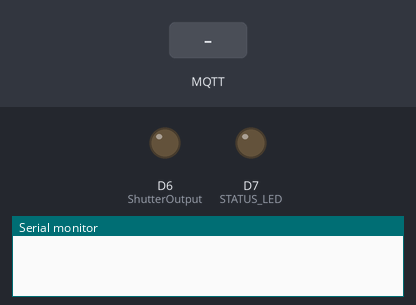
Simulated run of this sketch. Board: ESP8266 (NodeMCU). On the bench: output pins drawn as LEDs (lit = HIGH), the last lines printed to the serial monitor. The test bench sets the inputs (shaded band). WiFi joins after 1.5 s; servers stay silent unless stated; no MQTT or app messages arrive unless stated.

Above: at 0.0 s.
At 2.7 s:
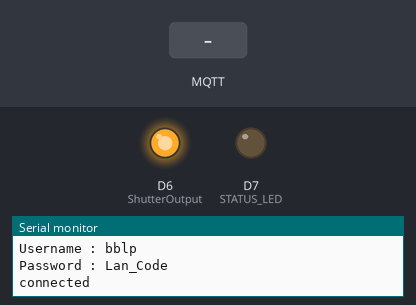
2.8 s: MQTT message "on" arrives on the first subscribed topic
At 4.2 s:
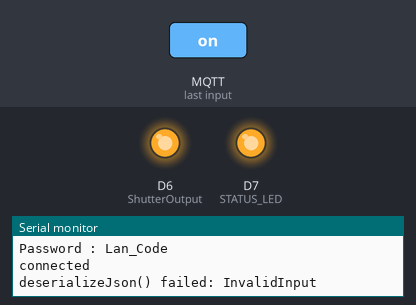
Timing chart, 0 to 5.8 s (numbered marks = the images above; inputs shaded):
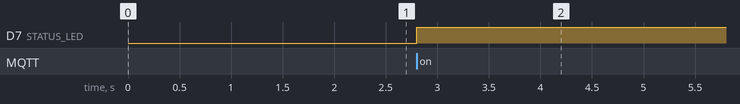

Measured:
- after the input at 2.8 s, D7 (STATUS_LED): LOW → HIGH at once

The sketch:

BambuTimelapseCamera.ino
```cpp
// sketch that connects to home WiFi and then to Bambu Lab printer to receive MQTT messages
// It then checks for changes to the values of stg_cur and layer_num to determine if a timelapse photo should be taken
// by John Crombie
// August 2023
// 10-Aug=2023 - added code to handle a servo operated shutter button and giving the device a name based on its IP address

#include "Arduino.h"
#include "ESP8266WiFi.h"
#include <WiFiClientSecure.h>
#include "PubSubClient.h"
#include "WiFiUdp.h"
#include "ArduinoJson.h"

#include <Servo.h>

#define ShutterOutput D6
#define STATUS_LED D7 // shows connection to Bambu
// #define ServoOutput D5 // servo output that presses the shutter ; comment out this #define to exclude all servo code
#ifdef ServoOutput
#define TestButton D8 // pull to ground to trigger servo to take a photo. Used to check servo movements
#endif

// global constants
const char* ssid = "WiFi_SSID"; // Home WiFi SSID
const char* password = "wifi_password"; // Home WiFi password
const char* Bambu_IP = "192.168.1.135"; // IP address of Bambu printer
const uint16_t mqtt_server_port = 8883;  // default MQTT port of Bambu printers
const char* BambuSN = "Serial_Number"; // Bambu printer serial number
const char* BambuLANcode = "Lan_Code";  // Bambu printer LAN access code (password)
const char* BambuUsername = "bblp"; // default Bambu printer username
#ifdef ServoOutput
const int maxServoMovement = 15; // amount of movement in degrees needed to take a picture. Can be positive or negative number
const int midPos = 90;
#endif

// global variables
char DeviceName[20];
char mqttTopic[35];
char Previous_gcode_state[20];
char gcode_state[20];
int Previous_layer_num = -1;
int Previous_stg_cur = -1;
int stg_cur;
int layer_num;
bool par_change = false;
bool stg_cur_change = false;
bool layer_num_change = false;
bool take_photo = false;
bool bambuConnected = false;
#ifdef ServoOutput
Servo cameraServo;
#endif


WiFiClientSecure wifiClient;
WiFiUDP ntpUDP;
//NTPClient timeClient(ntpUDP);
PubSubClient mqttClient(wifiClient);


// called when MQTT message is available
void ICACHE_RAM_ATTR callback(char* topic, byte* payload, unsigned int length) {
  //  Serial.print("Message arrived on topic: '");
  //  Serial.print(topic);
  if(!bambuConnected) {
    bambuConnected = true;
    digitalWrite(STATUS_LED, HIGH);
  }
  StaticJsonDocument<10000> doc;
  DeserializationError error = deserializeJson(doc, payload, length);

  if (error) {
    Serial.print(F("deserializeJson() failed: "));
    Serial.println(error.c_str());
    return;
  }


// Check if it contains the keys we are interested in and if they have changed from the last message
  if (doc.containsKey("print")) {
    /* This prints the entire message don't do it unless needed for debug */
    /*
    Serial.println(F("===== JSON Data ====="));
    serializeJsonPretty(doc, Serial);
    Serial.println(F("======================"));
    */

    stg_cur_change = false;
    layer_num_change = false;

    // check for changes in key values that we need
    if (doc["print"].containsKey("stg_cur")){
      stg_cur = doc["print"]["stg_cur"];
      if (stg_cur != Previous_stg_cur) {
        par_change = true;
       }
    }
    if (doc["print"].containsKey("gcode_state")) {
      strcpy(gcode_state,doc["print"]["gcode_state"]);
      if (strcmp(gcode_state,Previous_gcode_state)) {
        par_change = true;
      }
    }
    if (doc["print"].containsKey("layer_num")) {
      layer_num = doc["print"]["layer_num"];
      if (layer_num != Previous_layer_num) {
        par_change = true;
        layer_num_change = true;
      }
    }

    // based on a change and the current values, should a photo be taken

    if ((layer_num_change) && (stg_cur == 0)) {
      take_photo = true;
      Serial.println("take photo now");
    }

    layer_num_change = false;

    // update old values to current values
    if (par_change) {
      Serial.println(F("===== JSON Data ====="));
      serializeJsonPretty(doc, Serial);
      Serial.println(F("======================"));
      Serial.print("Previous_stg_cur : ");
      Serial.print(Previous_stg_cur);
      Serial.print(", Current stg_cur : ");
      Serial.print(stg_cur);
      Serial.print(", Previous_gcode_state : ");
      Serial.print(Previous_gcode_state);
      Serial.print(", Current gcode_state : ");
      Serial.print(gcode_state);
      Serial.print(", Previous_layer_num : ");
      Serial.print(Previous_layer_num);
      Serial.print(", Current layer_num : ");
      Serial.println(layer_num);
      par_change=false;
      Previous_stg_cur = stg_cur;
      strcpy(Previous_gcode_state,gcode_state);
      Previous_layer_num = layer_num;
    }


  }

}

// connect to home WiFi
void setup_wifi() {
  delay(10);
  Serial.println();
  Serial.print("Connecting to ");
  Serial.println(ssid);
  WiFi.begin(ssid, password);
  while (WiFi.status() != WL_CONNECTED) {
   delay(500);
    Serial.print(".");
  }

  Serial.println("WiFi connected");
}

// Connect to MQTT server
void connect() {
  IPAddress localIP;
  char lastNumber[5];
  uint8_t to_convert;

   while (!mqttClient.connected()) {
    Serial.print("Attempting MQTT connection...");

    localIP = WiFi.localIP();
    strcpy(DeviceName,"BCamCon-");
    Serial.print("IP Address : ");
    Serial.println(localIP);
    Serial.print(" to append ");
    Serial.println(localIP[3]);
    to_convert = localIP[3];
    lastNumber[0] = (to_convert/100) +48;  // hundreds digit
    lastNumber[1] = (to_convert/10 - 10*(to_convert/100)) +48; //tens digit
    lastNumber[2] = (to_convert - 10*(to_convert/10)) +48;  // unit digit
    lastNumber[3] = '\0';  // terminate array
    strcat (DeviceName,lastNumber);

    Serial.print("ClientID : ");
    Serial.println(DeviceName);
    Serial.print("Username : ");
    Serial.println(BambuUsername);
    Serial.print("Password : ");
    Serial.println(BambuLANcode);
    if (mqttClient.connect(DeviceName, BambuUsername, BambuLANcode)) {
      Serial.println("connected");
      mqttClient.subscribe(mqttTopic);
    } else {
      Serial.print("failed, rc=");
      Serial.print(mqttClient.state());
      Serial.println(" will try again in 5 seconds");
      delay(5000);
    }
   }
  }

#ifdef ServoOutput
void ICACHE_RAM_ATTR button_pulleddown()  // Interrupt handler for test button to test servo movement
{
  take_photo = true;
}
#endif


 void setup() {
  // put your setup code here, to run once:
  Serial.begin(115200);
  wifiClient.setInsecure();
  setup_wifi();


  strcpy(mqttTopic,"device/");
  strcat(mqttTopic,BambuSN);
  strcat(mqttTopic,"/report");

  mqttClient.setBufferSize(10000);
  mqttClient.setServer(Bambu_IP, 8883);
  mqttClient.setCallback(callback);

  pinMode(ShutterOutput, OUTPUT);
  pinMode(STATUS_LED, OUTPUT);
  digitalWrite(ShutterOutput, HIGH); // Don't take photo
  digitalWrite(STATUS_LED, LOW); // not connected

  #ifdef ServoOutput
  cameraServo.attach(ServoOutput);
  cameraServo.write(midPos);
  pinMode(TestButton,INPUT_PULLUP);
  attachInterrupt(digitalPinToInterrupt(TestButton), button_pulleddown, FALLING);  // interrupt routine for testing servo movement
  #endif
}

void loop() {
  long shutterDelay;
  // put your main code here, to run repeatedly:
   if (!mqttClient.connected()) {
     bambuConnected = false;
     digitalWrite(STATUS_LED, LOW);
     if (WiFi.status() != WL_CONNECTED) { // check if WiFi is also disconnected
       setup_wifi();
     }
    connect();
   }
  if (take_photo) {
    digitalWrite(ShutterOutput, LOW); // take photo
    #ifdef ServoOutput
    cameraServo.write(midPos+maxServoMovement);
    #endif
    // delay 200ms to give camera control ESP time to react
    shutterDelay = millis();
    while (millis() - shutterDelay < 200) {
      yield();
    }
    digitalWrite(ShutterOutput, HIGH); // back to normal state
    #ifdef ServoOutput
    cameraServo.write(midPos);
    #endif
    take_photo = false;
  }
  mqttClient.loop();
  yield();
}
```
